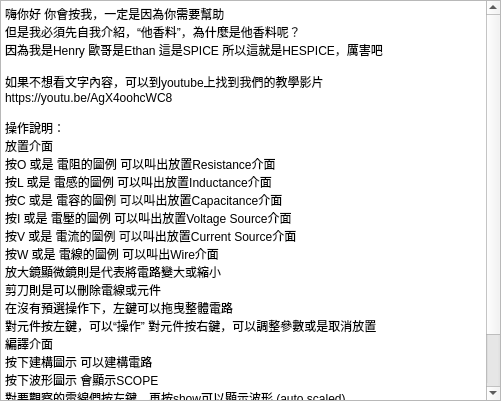
<?xml version="1.0" encoding="UTF-8"?>
<ui version="4.0">
 <class>help</class>
 <widget class="QDialog" name="help">
  <property name="geometry">
   <rect>
    <x>0</x>
    <y>0</y>
    <width>501</width>
    <height>401</height>
   </rect>
  </property>
  <property name="windowTitle">
   <string>Dialog</string>
  </property>
  <widget class="QTextBrowser" name="textBrowser">
   <property name="geometry">
    <rect>
     <x>0</x>
     <y>0</y>
     <width>501</width>
     <height>401</height>
    </rect>
   </property>
   <property name="html">
    <string>&lt;!DOCTYPE HTML PUBLIC &quot;-//W3C//DTD HTML 4.0//EN&quot; &quot;http://www.w3.org/TR/REC-html40/strict.dtd&quot;&gt;
&lt;html&gt;&lt;head&gt;&lt;meta name=&quot;qrichtext&quot; content=&quot;1&quot; /&gt;&lt;style type=&quot;text/css&quot;&gt;
p, li { white-space: pre-wrap; }
&lt;/style&gt;&lt;/head&gt;&lt;body style=&quot; font-family:'PMingLiU'; font-size:9pt; font-weight:400; font-style:normal;&quot;&gt;
&lt;p style=&quot; margin-top:0px; margin-bottom:0px; margin-left:0px; margin-right:0px; -qt-block-indent:0; text-indent:0px;&quot;&gt;嗨你好 你會按我，一定是因為你需要幫助 &lt;/p&gt;
&lt;p style=&quot; margin-top:0px; margin-bottom:0px; margin-left:0px; margin-right:0px; -qt-block-indent:0; text-indent:0px;&quot;&gt;但是我必須先自我介紹，“他香料”，為什麼是他香料呢？ &lt;/p&gt;
&lt;p style=&quot; margin-top:0px; margin-bottom:0px; margin-left:0px; margin-right:0px; -qt-block-indent:0; text-indent:0px;&quot;&gt;因為我是Henry 歐哥是Ethan 這是SPICE 所以這就是HESPICE，厲害吧&lt;/p&gt;
&lt;p style=&quot;-qt-paragraph-type:empty; margin-top:0px; margin-bottom:0px; margin-left:0px; margin-right:0px; -qt-block-indent:0; text-indent:0px;&quot;&gt;&lt;br /&gt;&lt;/p&gt;
&lt;p style=&quot; margin-top:0px; margin-bottom:0px; margin-left:0px; margin-right:0px; -qt-block-indent:0; text-indent:0px;&quot;&gt;如果不想看文字內容，可以到youtube上找到我們的教學影片&lt;/p&gt;
&lt;p style=&quot; margin-top:0px; margin-bottom:0px; margin-left:0px; margin-right:0px; -qt-block-indent:0; text-indent:0px;&quot;&gt;https://youtu.be/AgX4oohcWC8&lt;/p&gt;
&lt;p style=&quot; margin-top:0px; margin-bottom:0px; margin-left:0px; margin-right:0px; -qt-block-indent:0; text-indent:0px;&quot;&gt;  &lt;/p&gt;
&lt;p style=&quot; margin-top:0px; margin-bottom:0px; margin-left:0px; margin-right:0px; -qt-block-indent:0; text-indent:0px;&quot;&gt;操作說明： &lt;/p&gt;
&lt;p style=&quot; margin-top:0px; margin-bottom:0px; margin-left:0px; margin-right:0px; -qt-block-indent:0; text-indent:0px;&quot;&gt;放置介面 &lt;/p&gt;
&lt;p style=&quot; margin-top:0px; margin-bottom:0px; margin-left:0px; margin-right:0px; -qt-block-indent:0; text-indent:0px;&quot;&gt;按O 或是 電阻的圖例 可以叫出放置Resistance介面 &lt;/p&gt;
&lt;p style=&quot; margin-top:0px; margin-bottom:0px; margin-left:0px; margin-right:0px; -qt-block-indent:0; text-indent:0px;&quot;&gt;按L 或是 電感的圖例 可以叫出放置Inductance介面 &lt;/p&gt;
&lt;p style=&quot; margin-top:0px; margin-bottom:0px; margin-left:0px; margin-right:0px; -qt-block-indent:0; text-indent:0px;&quot;&gt;按C 或是 電容的圖例 可以叫出放置Capacitance介面&lt;/p&gt;
&lt;p style=&quot; margin-top:0px; margin-bottom:0px; margin-left:0px; margin-right:0px; -qt-block-indent:0; text-indent:0px;&quot;&gt;按I 或是 電壓的圖例 可以叫出放置Voltage Source介面 &lt;/p&gt;
&lt;p style=&quot; margin-top:0px; margin-bottom:0px; margin-left:0px; margin-right:0px; -qt-block-indent:0; text-indent:0px;&quot;&gt;按V 或是 電流的圖例 可以叫出放置Current Source介面 &lt;/p&gt;
&lt;p style=&quot; margin-top:0px; margin-bottom:0px; margin-left:0px; margin-right:0px; -qt-block-indent:0; text-indent:0px;&quot;&gt;按W 或是 電線的圖例 可以叫出Wire介面   &lt;/p&gt;
&lt;p style=&quot; margin-top:0px; margin-bottom:0px; margin-left:0px; margin-right:0px; -qt-block-indent:0; text-indent:0px;&quot;&gt;放大鏡顯微鏡則是代表將電路變大或縮小&lt;/p&gt;
&lt;p style=&quot; margin-top:0px; margin-bottom:0px; margin-left:0px; margin-right:0px; -qt-block-indent:0; text-indent:0px;&quot;&gt;剪刀則是可以刪除電線或元件 &lt;/p&gt;
&lt;p style=&quot; margin-top:0px; margin-bottom:0px; margin-left:0px; margin-right:0px; -qt-block-indent:0; text-indent:0px;&quot;&gt;在沒有預選操作下，左鍵可以拖曳整體電路 &lt;/p&gt;
&lt;p style=&quot; margin-top:0px; margin-bottom:0px; margin-left:0px; margin-right:0px; -qt-block-indent:0; text-indent:0px;&quot;&gt;對元件按左鍵，可以“操作” 對元件按右鍵，可以調整參數或是取消放置  &lt;/p&gt;
&lt;p style=&quot; margin-top:0px; margin-bottom:0px; margin-left:0px; margin-right:0px; -qt-block-indent:0; text-indent:0px;&quot;&gt;編譯介面  &lt;/p&gt;
&lt;p style=&quot; margin-top:0px; margin-bottom:0px; margin-left:0px; margin-right:0px; -qt-block-indent:0; text-indent:0px;&quot;&gt;按下建構圖示 可以建構電路 &lt;/p&gt;
&lt;p style=&quot; margin-top:0px; margin-bottom:0px; margin-left:0px; margin-right:0px; -qt-block-indent:0; text-indent:0px;&quot;&gt;按下波形圖示 會顯示SCOPE  &lt;/p&gt;
&lt;p style=&quot; margin-top:0px; margin-bottom:0px; margin-left:0px; margin-right:0px; -qt-block-indent:0; text-indent:0px;&quot;&gt;對要觀察的電線們按左鍵，再按show可以顯示波形 (auto scaled)  &lt;/p&gt;
&lt;p style=&quot; margin-top:0px; margin-bottom:0px; margin-left:0px; margin-right:0px; -qt-block-indent:0; text-indent:0px;&quot;&gt;按下Cursor可以選擇要追蹤的電線 &lt;/p&gt;
&lt;p style=&quot; margin-top:0px; margin-bottom:0px; margin-left:0px; margin-right:0px; -qt-block-indent:0; text-indent:0px;&quot;&gt;在Graphics view移動可以測量某電線的時間-電壓  &lt;/p&gt;
&lt;p style=&quot; margin-top:0px; margin-bottom:0px; margin-left:0px; margin-right:0px; -qt-block-indent:0; text-indent:0px;&quot;&gt;按下儲存，可以將訊號儲存到指定的位置&lt;/p&gt;&lt;/body&gt;&lt;/html&gt;</string>
   </property>
  </widget>
 </widget>
 <resources/>
 <connections/>
</ui>
